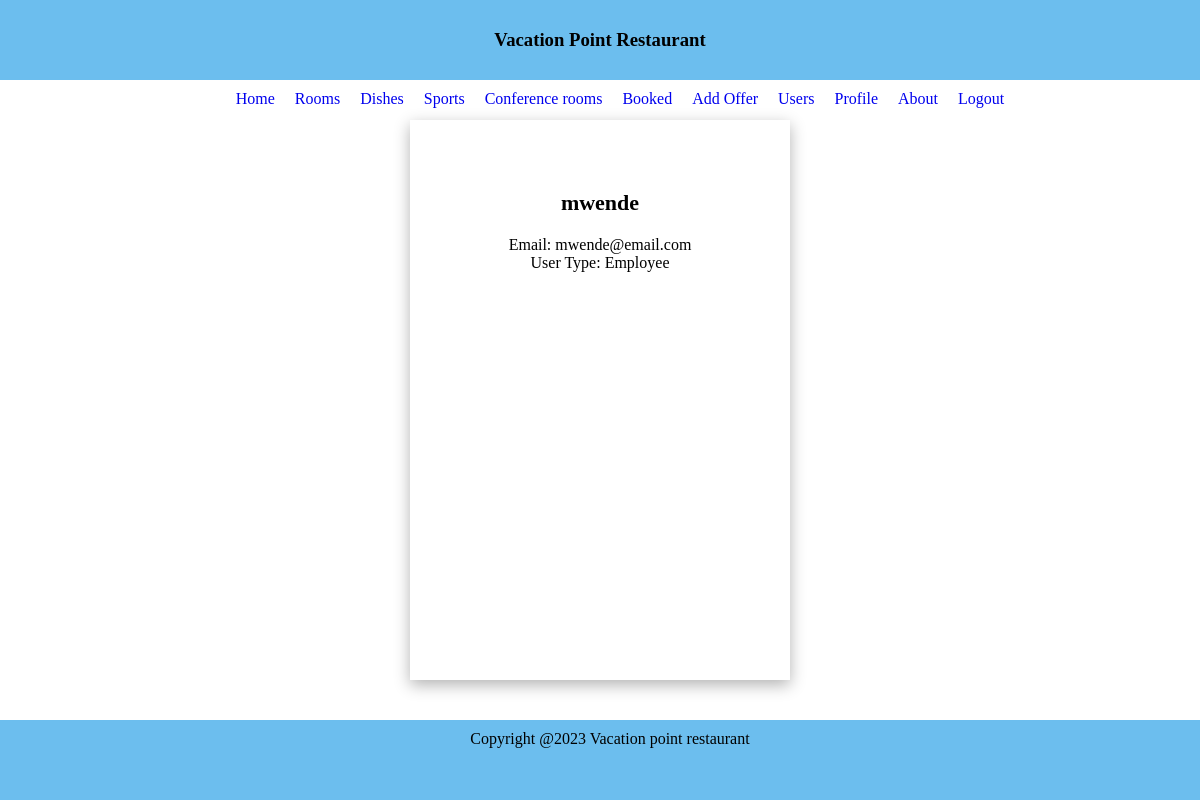
/acount (signed in), run on the app's committed database.
### restaurant/models.py (models this page shows, shortened)
class User(db.Model, UserMixin):
    __tablename__ = 'user'
    id = db.Column(db.Integer, primary_key=True)
    username = db.Column(db.String(20), unique=True, nullable=False)
    email = db.Column(db.String(20), unique=True, nullable=False)
    type = db.Column(db.String(20), nullable=False)
    password = db.Column(db.String(60), nullable=False)
    offers = db.relationship('Offers', backref='customer', lazy=True)

### restaurant/route.py (the view)
@app.route("/acount")
@login_required
def acount():
    return render_template('acount.html', title='Account')

### restaurant/models.py (called while the page is built)
@login_manager.user_loader
def load_user(user_id):
    return User.query.get(int(user_id))

### restaurant/templates/acount.html
{% extends "base.html" %}
{% block content %}
<div class="login-box">
    <div class="media">
        <div class="media-body">
            <h2 class="acount-heading">{{ current_user.username }}</h2>
            <p class="text-secondary"> Email: {{ current_user.email }}</p>
            <p class="text-secondary">User Type: {{ current_user.type }}</p>
        </div>
    </div>
    {% endblock content %}

### restaurant/static/base.css (style rules this page uses)
html, body { height: 100%; }
* { margin: 0; text-align: center; }
.login-box { width: 320px; height: 420px; background: #fff; color: #000; top: 50%; left: 50%; position: absolute; transform: translate(-50%, -50%); box-shadow: 0 5px 15px rgba(0, 0, 0, 0.3); padding: 70px 30px; }
.login-box h2 { margin: 0; padding: 0 0 20px; text-align: center; font-size: 22px; }

### data on the page
User: username "mwende", email "mwende@email.com", type "Employee"
